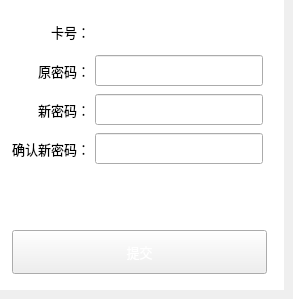
        <widget class="QWidget" name="modifyPasswdWidget">
         <widget class="QWidget" name="widget_12" native="true">
          <property name="geometry">
           <rect>
            <x>0</x>
            <y>0</y>
            <width>284</width>
            <height>290</height>
           </rect>
          </property>
          <property name="styleSheet">
           <string notr="true">QWidget#widget_12 {
	background-color: rgb(255, 255, 255);
}</string>
          </property>
          <widget class="QLabel" name="newPasswdPwdLabel">
           <property name="geometry">
            <rect>
             <x>10</x>
             <y>94</y>
             <width>80</width>
             <height>31</height>
            </rect>
           </property>
           <property name="minimumSize">
            <size>
             <width>0</width>
             <height>31</height>
            </size>
           </property>
           <property name="font">
            <font>
             <family>微软雅黑</family>
             <pointsize>10</pointsize>
            </font>
           </property>
           <property name="text">
            <string>新密码：</string>
           </property>
           <property name="alignment">
            <set>Qt::AlignRight|Qt::AlignTrailing|Qt::AlignVCenter</set>
           </property>
          </widget>
          <widget class="QLabel" name="confirmNewPasswdPwdLabel">
           <property name="geometry">
            <rect>
             <x>10</x>
             <y>133</y>
             <width>80</width>
             <height>31</height>
            </rect>
           </property>
           <property name="minimumSize">
            <size>
             <width>0</width>
             <height>31</height>
            </size>
           </property>
           <property name="font">
            <font>
             <family>微软雅黑</family>
             <pointsize>10</pointsize>
            </font>
           </property>
           <property name="text">
            <string>确认新密码：</string>
           </property>
           <property name="alignment">
            <set>Qt::AlignRight|Qt::AlignTrailing|Qt::AlignVCenter</set>
           </property>
          </widget>
          <widget class="QLineEdit" name="newPasswdPwdEdit">
           <property name="geometry">
            <rect>
             <x>95</x>
             <y>94</y>
             <width>168</width>
             <height>31</height>
            </rect>
           </property>
           <property name="minimumSize">
            <size>
             <width>168</width>
             <height>31</height>
            </size>
           </property>
           <property name="font">
            <font>
             <family>微软雅黑</family>
             <pointsize>10</pointsize>
            </font>
           </property>
           <property name="styleSheet">
            <string notr="true">padding-left:10px;</string>
           </property>
           <property name="maxLength">
            <number>6</number>
           </property>
           <property name="echoMode">
            <enum>QLineEdit::Password</enum>
           </property>
          </widget>
          <widget class="QPushButton" name="commitPwdButton">
           <property name="geometry">
            <rect>
             <x>12</x>
             <y>230</y>
             <width>255</width>
             <height>44</height>
            </rect>
           </property>
           <property name="minimumSize">
            <size>
             <width>255</width>
             <height>44</height>
            </size>
           </property>
           <property name="font">
            <font>
             <family>微软雅黑</family>
             <pointsize>10</pointsize>
            </font>
           </property>
           <property name="focusPolicy">
            <enum>Qt::NoFocus</enum>
           </property>
           <property name="styleSheet">
            <string notr="true">QPushButton#commitPwdButton {
	color: rgb(255, 255, 255);
	border-image: url(:/shareImages/sure_normal.png);
}

QPushButton#commitPwdButton:pressed {
	border-image: url(:/shareImages/sure_press.png);
}</string>
           </property>
           <property name="text">
            <string>提交</string>
           </property>
          </widget>
          <widget class="QLabel" name="oldPasswdPwdLabel">
           <property name="geometry">
            <rect>
             <x>10</x>
             <y>55</y>
             <width>80</width>
             <height>31</height>
            </rect>
           </property>
           <property name="minimumSize">
            <size>
             <width>0</width>
             <height>31</height>
            </size>
           </property>
           <property name="font">
            <font>
             <family>微软雅黑</family>
             <pointsize>10</pointsize>
            </font>
           </property>
           <property name="text">
            <string>原密码：</string>
           </property>
           <property name="alignment">
            <set>Qt::AlignRight|Qt::AlignTrailing|Qt::AlignVCenter</set>
           </property>
          </widget>
          <widget class="QLabel" name="cardIDPwdLabel">
           <property name="geometry">
            <rect>
             <x>10</x>
             <y>16</y>
             <width>80</width>
             <height>31</height>
            </rect>
           </property>
           <property name="minimumSize">
            <size>
             <width>0</width>
             <height>31</height>
            </size>
           </property>
           <property name="font">
            <font>
             <family>微软雅黑</family>
             <pointsize>10</pointsize>
            </font>
           </property>
           <property name="text">
            <string>卡号：</string>
           </property>
           <property name="alignment">
            <set>Qt::AlignRight|Qt::AlignTrailing|Qt::AlignVCenter</set>
           </property>
          </widget>
          <widget class="QLineEdit" name="oldPasswdPwdEdit">
           <property name="geometry">
            <rect>
             <x>95</x>
             <y>55</y>
             <width>168</width>
             <height>31</height>
            </rect>
           </property>
           <property name="minimumSize">
            <size>
             <width>168</width>
             <height>31</height>
            </size>
           </property>
           <property name="font">
            <font>
             <family>微软雅黑</family>
             <pointsize>10</pointsize>
            </font>
           </property>
           <property name="styleSheet">
            <string notr="true">padding-left:10px;</string>
           </property>
           <property name="maxLength">
            <number>6</number>
           </property>
           <property name="echoMode">
            <enum>QLineEdit::Password</enum>
           </property>
          </widget>
          <widget class="QLineEdit" name="confirmNewpasswdPwdEdit">
           <property name="geometry">
            <rect>
             <x>95</x>
             <y>133</y>
             <width>168</width>
             <height>31</height>
            </rect>
           </property>
           <property name="minimumSize">
            <size>
             <width>168</width>
             <height>31</height>
            </size>
           </property>
           <property name="font">
            <font>
             <family>微软雅黑</family>
             <pointsize>10</pointsize>
            </font>
           </property>
           <property name="styleSheet">
            <string notr="true">padding-left:10px;</string>
           </property>
           <property name="maxLength">
            <number>6</number>
           </property>
           <property name="echoMode">
            <enum>QLineEdit::Password</enum>
           </property>
          </widget>
          <widget class="QLabel" name="pwdModifyWarningLabel">
           <property name="geometry">
            <rect>
             <x>95</x>
             <y>164</y>
             <width>168</width>
             <height>31</height>
            </rect>
           </property>
           <property name="styleSheet">
            <string notr="true">font:12px;
font-family:&quot;微软雅黑&quot;;
color: rgb(249, 79, 79);</string>
           </property>
           <property name="text">
            <string/>
           </property>
          </widget>
          <widget class="QLabel" name="cardIDValuePwdLabel">
           <property name="geometry">
            <rect>
             <x>95</x>
             <y>16</y>
             <width>168</width>
             <height>31</height>
            </rect>
           </property>
           <property name="text">
            <string/>
           </property>
          </widget>
         </widget>
        </widget>
